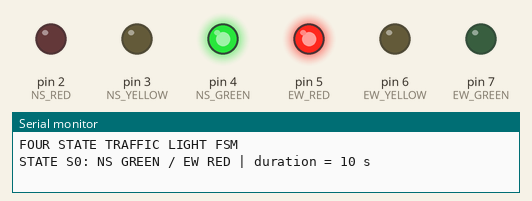
A sketch run on a simulated Arduino Uno, built with avr-gcc and run on an emulated ATmega328P. Shown: output pins drawn as LEDs (lit = HIGH), the last lines printed to the serial monitor.

Above: at 5.0 s.
At 11.5 s:
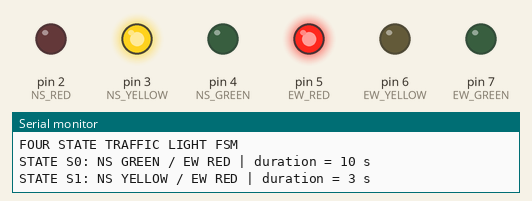
At 18.0 s:
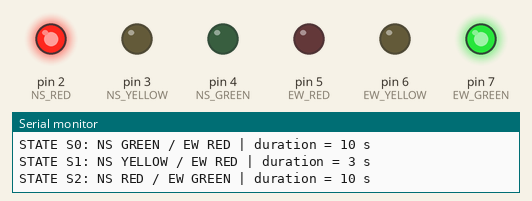
At 24.5 s:
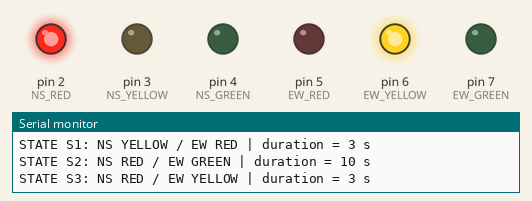
Timing chart, 0 to 33.8 s (numbered marks = the images above):
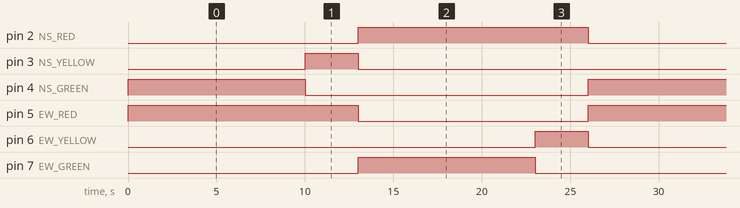

Measured:
- by itself, pin 2 (NS_RED), pin 5 (EW_RED): alternates HIGH for 13.0 s and LOW for 13.0 s
- by itself, pin 3 (NS_YELLOW), pin 6 (EW_YELLOW): alternates HIGH for 3.0 s and LOW for 23.0 s
- by itself, pin 4 (NS_GREEN), pin 7 (EW_GREEN): alternates HIGH for 10.0 s and LOW for 16.0 s

The sketch:

Exp02_Traffic_FSM.ino
```cpp
const byte NS_RED = 2, NS_YELLOW = 3, NS_GREEN = 4;
const byte EW_RED = 5, EW_YELLOW = 6, EW_GREEN = 7;

void showState(const char *name, byte a, byte b, byte c,
               byte d, byte e, byte f, unsigned long durationMs) {
  digitalWrite(NS_RED, a); digitalWrite(NS_YELLOW, b); digitalWrite(NS_GREEN, c);
  digitalWrite(EW_RED, d); digitalWrite(EW_YELLOW, e); digitalWrite(EW_GREEN, f);
  Serial.print("STATE "); Serial.print(name);
  Serial.print(" | duration = "); Serial.print(durationMs / 1000);
  Serial.println(" s");
  delay(durationMs);
}

void setup() {
  for (byte p = 2; p <= 7; p++) pinMode(p, OUTPUT);
  Serial.begin(9600);
  Serial.println("FOUR STATE TRAFFIC LIGHT FSM");
}

void loop() {
  // S0: North-South green, East-West red
  showState("S0: NS GREEN / EW RED", LOW, LOW, HIGH, HIGH, LOW, LOW, 10000);
  // S1: North-South yellow, East-West red
  showState("S1: NS YELLOW / EW RED", LOW, HIGH, LOW, HIGH, LOW, LOW, 3000);
  // S2: North-South red, East-West green
  showState("S2: NS RED / EW GREEN", HIGH, LOW, LOW, LOW, LOW, HIGH, 10000);
  // S3: North-South red, East-West yellow
  showState("S3: NS RED / EW YELLOW", HIGH, LOW, LOW, LOW, HIGH, LOW, 3000);
}
```
